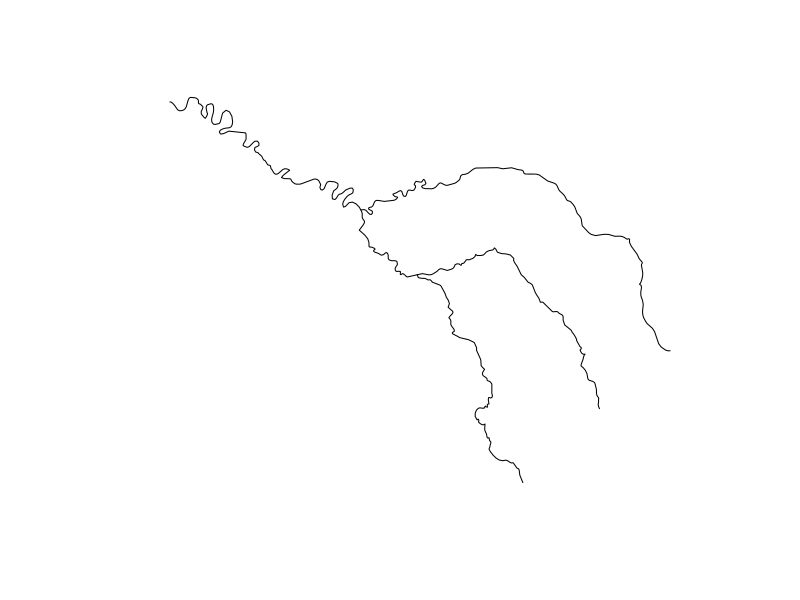
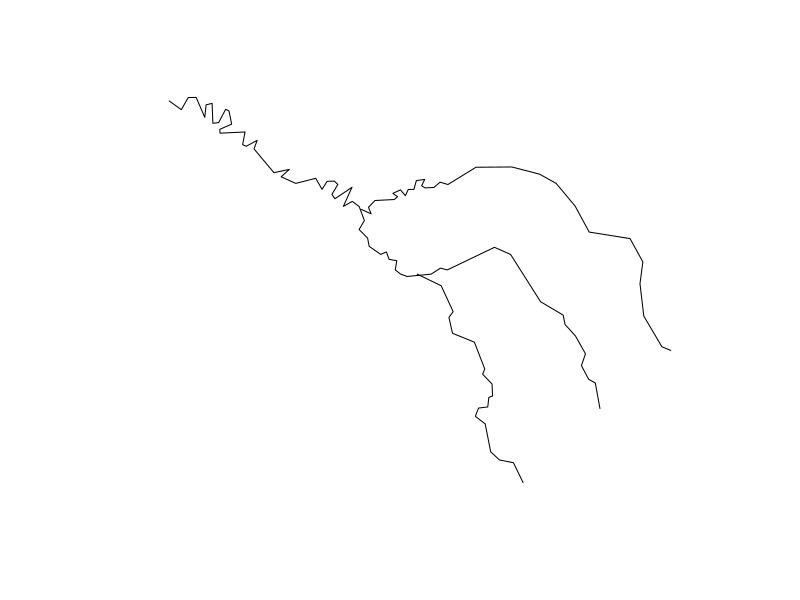
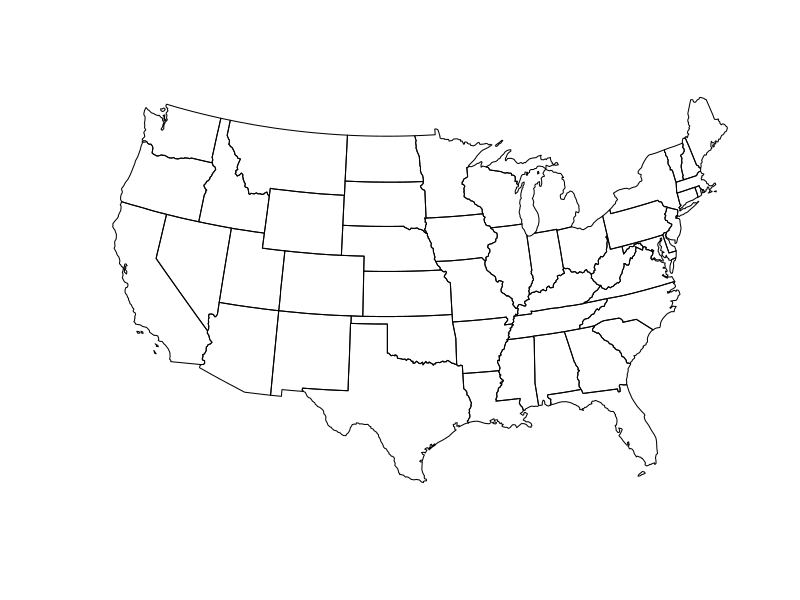
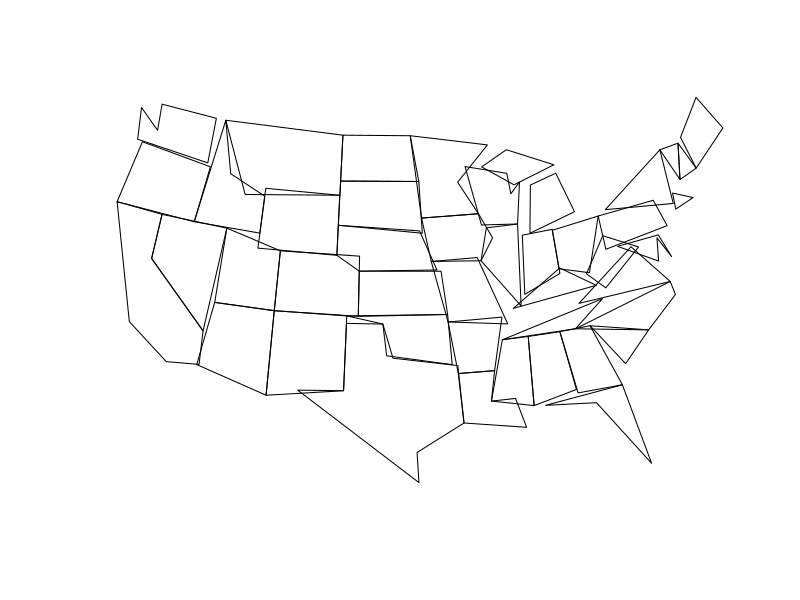
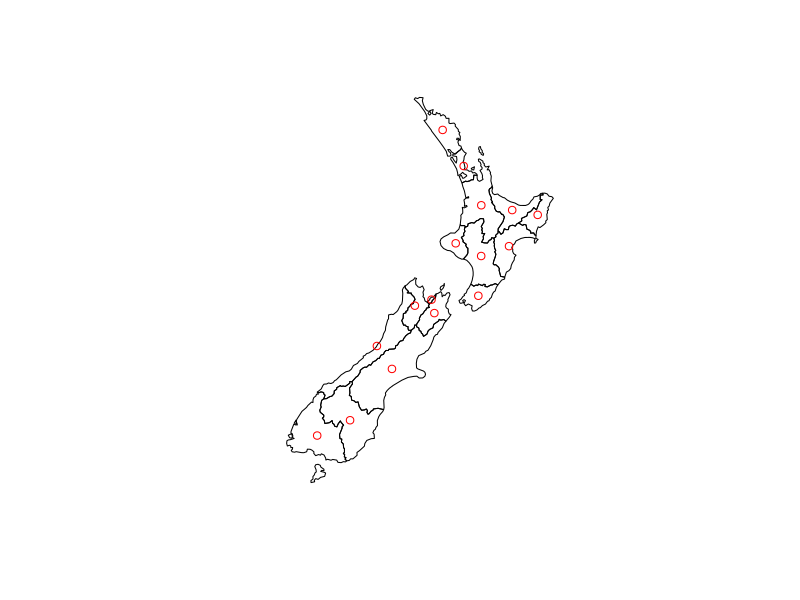
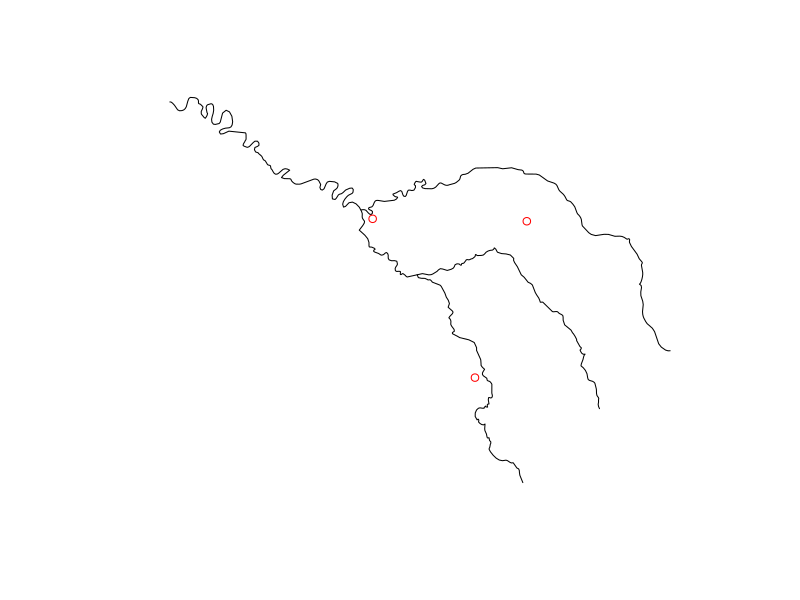
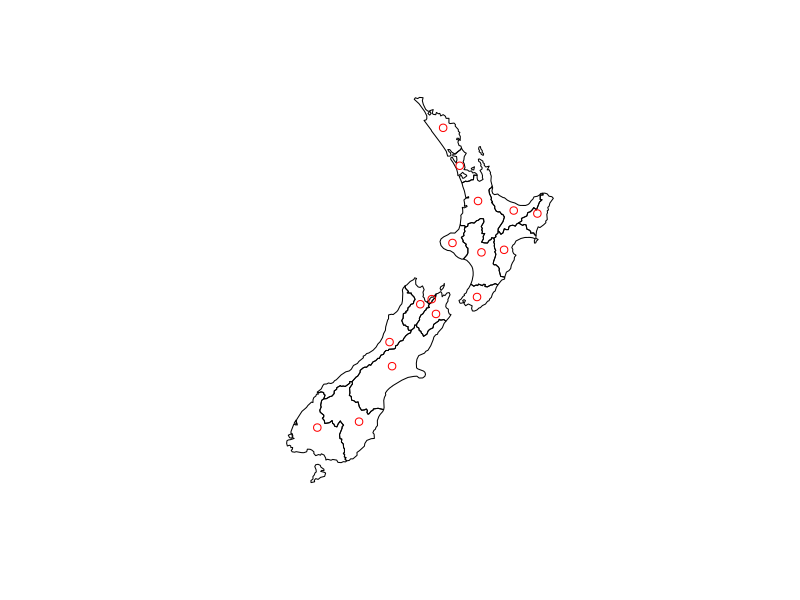
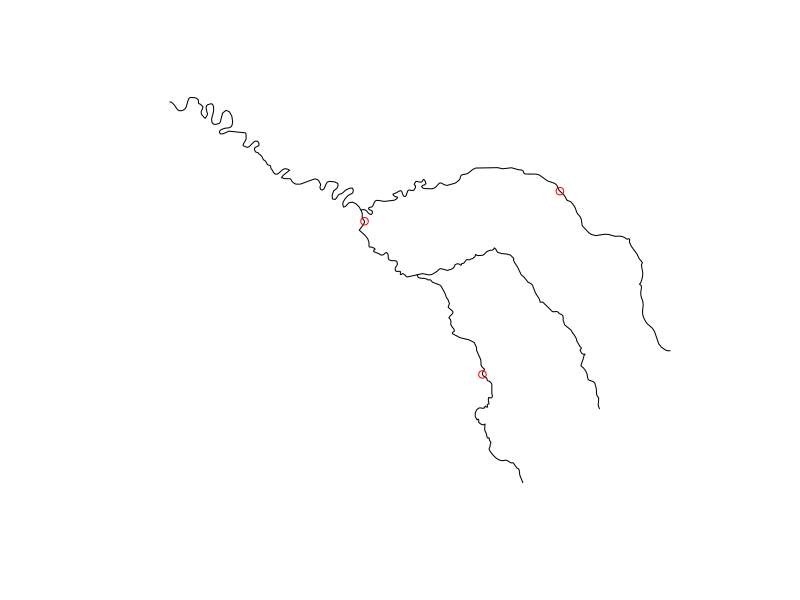

Recreate these plots in R, in order.
## ---- chunk 1
#| echo: false
#| message: false
library(sf)
library(terra)
library(spData)
## ---- chunk 2

seine_simp = st_simplify(seine, dTolerance = 2000)  # 2000 m
## ---- chunk 3
#| out.width = "120%"
plot(seine$geometry)
## ---- chunk 4
plot(seine_simp$geometry)
## ---- chunk 5
object.size(seine)
object.size(seine_simp)
## ---- chunk 6
us_states2163 = st_transform(us_states, "EPSG:2163")
us_states_simp1 = st_simplify(us_states2163, dTolerance = 100000)  # 100 km
## ---- chunk 7
#| out.width = "120%"
plot(us_states2163$geometry)
object.size(us_states2163)
## ---- chunk 8
plot(us_states_simp1$geometry)
object.size(us_states_simp1)
## ---- chunk 9
nz_centroid = st_centroid(nz)
seine_centroid = st_centroid(seine)
## ---- chunk 10
plot(nz$geom)
plot(nz_centroid$geom,add = TRUE,col='red')
## ---- chunk 11
plot(seine$geometry)
plot(seine_centroid$geom,add = TRUE,col = 'red')
## ---- chunk 12
#| out.width = '6cm'
nz_pos = st_point_on_surface(nz)
plot(nz$geom)
plot(nz_pos$geom,add = TRUE,col = 'red')
## ---- chunk 13
seine_pos = st_point_on_surface(seine)
plot(seine$geom)
plot(seine_pos$geom,add = TRUE,col = 'red')
## ---- chunk 14
seine_buff_5km = st_buffer(seine, dist = 5000)
plot(seine_buff_5km$geometry,col ='blue')
plot(seine$geometry,add = TRUE)
## ---- chunk 15
seine_buff_50km = st_buffer(seine, dist = 50000)
plot(seine_buff_50km$geometry,col ='blue')
plot(seine$geometry,add = TRUE)
## ---- chunk 16
library(sf)
b = st_sfc(st_point(c(0, 1)), st_point(c(1, 1))) # create 2 points
b = st_buffer(b, dist = 1) # convert points to circles
plot(b, border = "grey")
text(x = c(-0.5, 1.5), y = 1, labels = c("x", "y"), cex = 3) # add text
## ---- chunk 17
x = b[1]
y = b[2]
x_diff_y = st_difference(x, y)
plot(b, border = "grey")
plot(x_diff_y, col = "lightgrey", border = "grey", add = TRUE)
## ---- chunk 18
y_diff_x = st_difference(y, x)
plot(b, border = "grey")
plot(y_diff_x, col = "lightgrey", border = "grey", add = TRUE)
## ---- chunk 19
y_union_x = st_union(y, x)
plot(b, border = "grey")
plot(y_union_x, col = "lightgrey", border = "grey", add = TRUE)
## ---- chunk 20
x_and_y = st_intersection(x, y)
plot(b, border = "grey")
plot(x_and_y, col = "lightgrey", border = "grey", add = TRUE)
## ---- chunk 21
x = b[1]
y = b[2]
x_sym_y = st_sym_difference(x, y)
plot(b, border = "grey")
plot(x_sym_y, col = "lightgrey", border = "grey", add = TRUE)
## ---- chunk 22
nc <- read_sf(system.file("shape/nc.shp", package="sf"))
plot(nc$geometry)
## ---- chunk 23
plot(st_union(nc$geometry))
## ---- chunk 24
plot(c(nc$geometry[1],nc$geometry[10]))
## ---- chunk 25
plot(st_union(nc$geometry[1],nc$geometry[10]))
## ---- chunk 26
c(nc$geometry[1],nc$geometry[10])
st_union(nc$geometry[1],nc$geometry[10])
